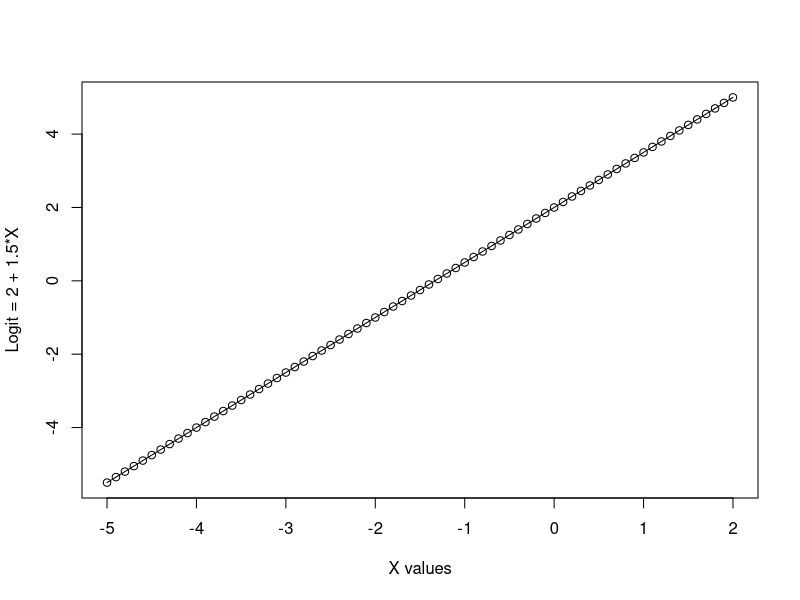
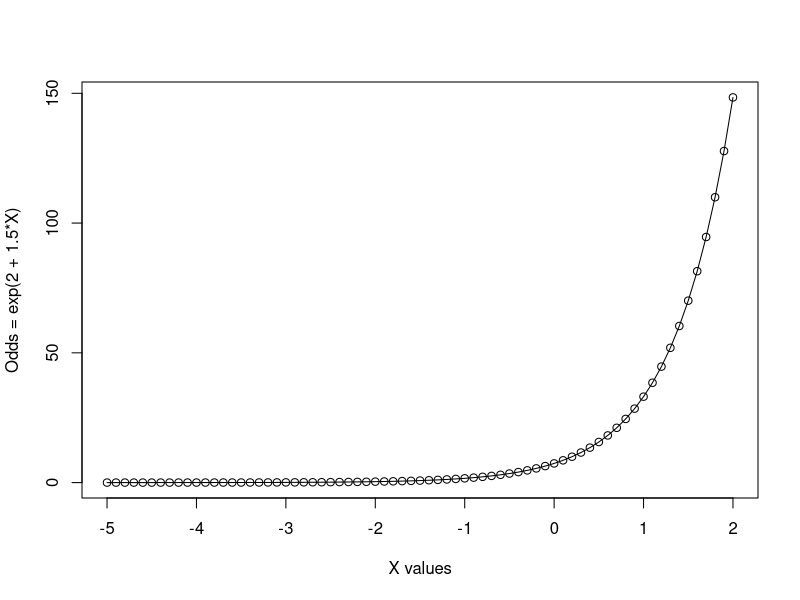
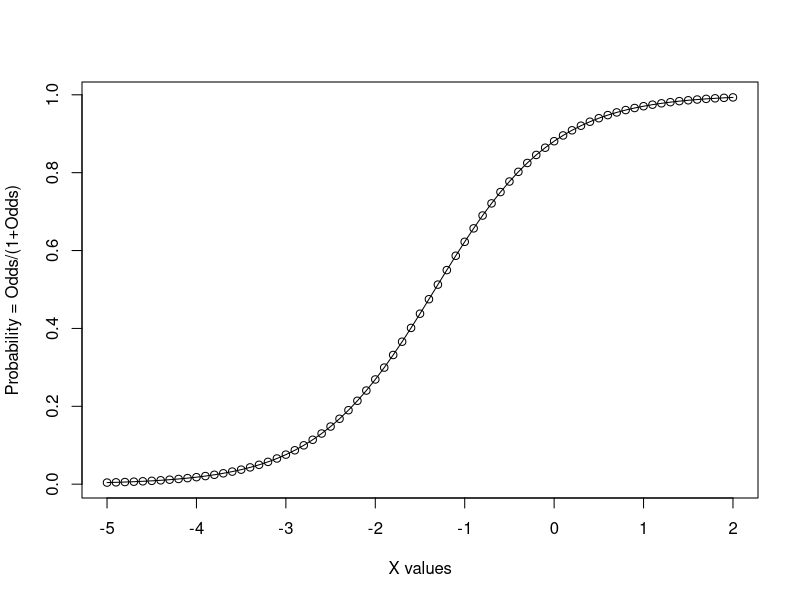

The R source for these figures, in order:
## ---- chunk 1
knitr::opts_chunk$set(echo = TRUE)
## ---- chunk 2
x <- seq(from=-5, to=2, by=0.1)
y.logit <- 2 + 1.5*x
y.odds <- exp(y.logit)
y.prob <- y.odds/(1+y.odds)
x.df <- data.frame(x,y.logit,y.odds,y.prob)
## ---- chunk 3
knitr::kable(x.df[30:50,],
             col.names = c("X",
                           "Logit = 2+1.5x",
                           "Odds = P/1-P",
                           "Probability P"))
## ---- chunk 4
plot(x,y.logit,
     xlab = "X values",
     ylab = "Logit = 2 + 1.5*X")
lines(x,y.logit)
## ---- chunk 5
plot(x,y.odds,
     xlab = "X values",
     ylab = "Odds = exp(2 + 1.5*X)")
lines(x,y.odds)
## ---- chunk 6
plot(x,y.prob,
     xlab = "X values",
     ylab = "Probability = Odds/(1+Odds)")
lines(x,y.prob)
